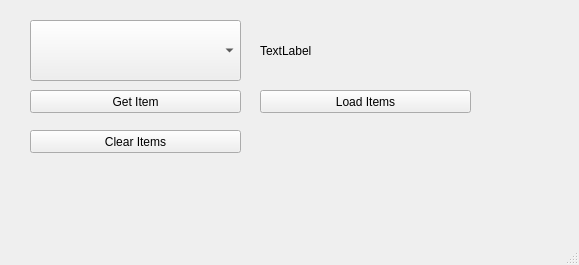
<?xml version="1.0" encoding="UTF-8"?>
<ui version="4.0">
 <class>MainWindow</class>
 <widget class="QMainWindow" name="MainWindow">
  <property name="geometry">
   <rect>
    <x>0</x>
    <y>0</y>
    <width>579</width>
    <height>265</height>
   </rect>
  </property>
  <property name="windowTitle">
   <string>MainWindow</string>
  </property>
  <widget class="QWidget" name="centralwidget">
   <widget class="QComboBox" name="cbCities">
    <property name="geometry">
     <rect>
      <x>30</x>
      <y>20</y>
      <width>211</width>
      <height>61</height>
     </rect>
    </property>
   </widget>
   <widget class="QLabel" name="lblResult">
    <property name="geometry">
     <rect>
      <x>260</x>
      <y>20</y>
      <width>171</width>
      <height>61</height>
     </rect>
    </property>
    <property name="text">
     <string>TextLabel</string>
    </property>
   </widget>
   <widget class="QPushButton" name="btnGet">
    <property name="geometry">
     <rect>
      <x>30</x>
      <y>90</y>
      <width>211</width>
      <height>23</height>
     </rect>
    </property>
    <property name="text">
     <string>Get Item</string>
    </property>
   </widget>
   <widget class="QPushButton" name="btnLoad">
    <property name="geometry">
     <rect>
      <x>260</x>
      <y>90</y>
      <width>211</width>
      <height>23</height>
     </rect>
    </property>
    <property name="text">
     <string>Load Items</string>
    </property>
   </widget>
   <widget class="QPushButton" name="btnClear">
    <property name="geometry">
     <rect>
      <x>30</x>
      <y>130</y>
      <width>211</width>
      <height>23</height>
     </rect>
    </property>
    <property name="text">
     <string>Clear Items</string>
    </property>
   </widget>
  </widget>
  <widget class="QMenuBar" name="menubar">
   <property name="geometry">
    <rect>
     <x>0</x>
     <y>0</y>
     <width>579</width>
     <height>21</height>
    </rect>
   </property>
  </widget>
  <widget class="QStatusBar" name="statusbar"/>
 </widget>
 <resources/>
 <connections/>
</ui>
